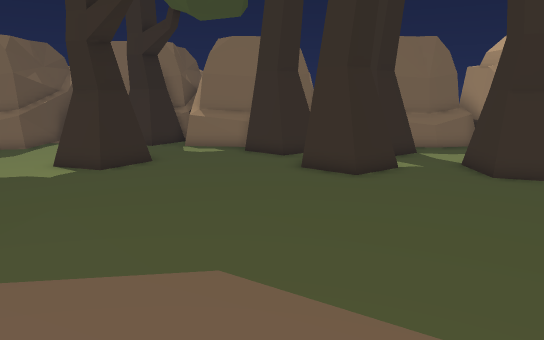
view 1 (above)

16 first-person views from a walk through a 3-D level made in the Unity game engine. The camera is 1.3 m above the floor, tilts 12° down and sees 70° across. The floor is counted in squares, 0.5 m on a side. Each view is taken from the middle of a square. On the plan, view 1 faces up. The plan holds only what a view shows up to about 20 squares ahead; the rest is blank. The place goes on beyond the plan. The player is left out. Some animated figures are not drawn.

view 2
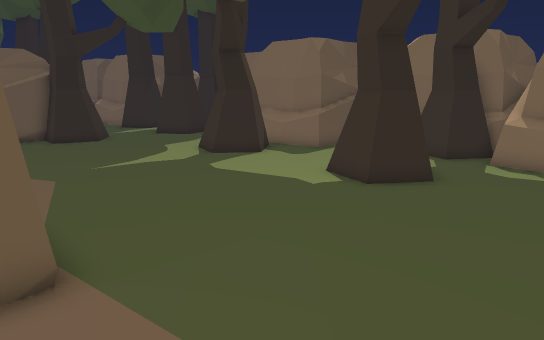

view 3
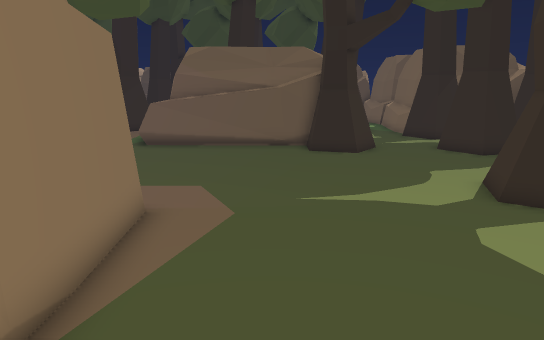

view 4
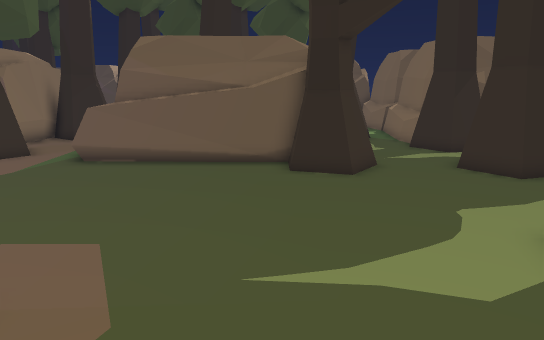

view 5
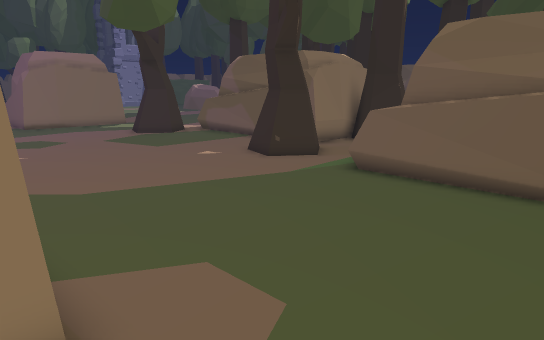

view 6
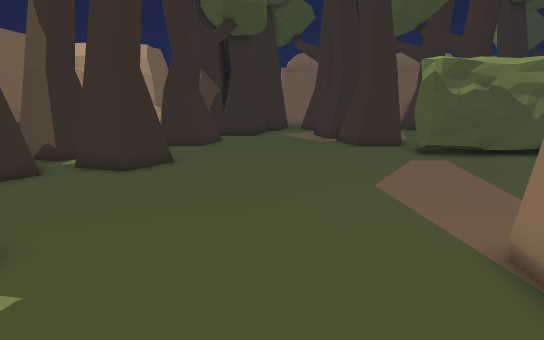

view 7
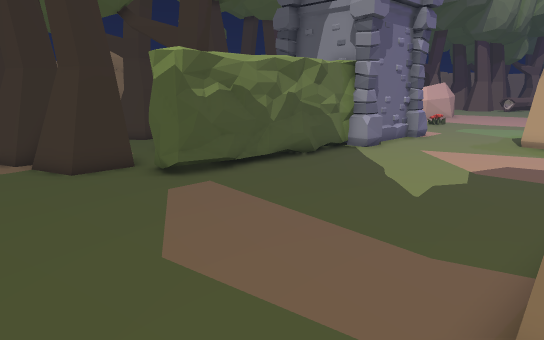

view 8
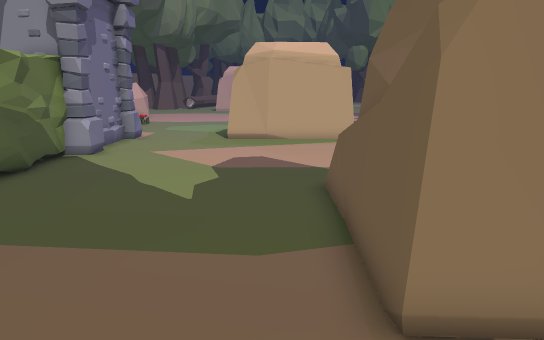

view 9
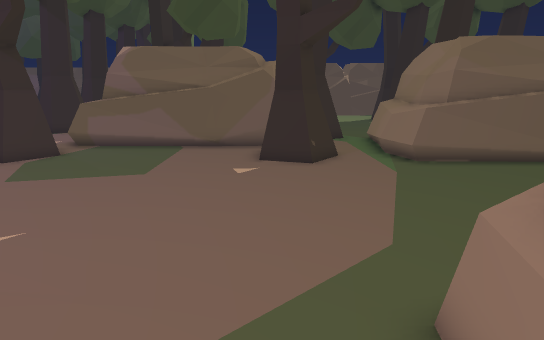

view 10
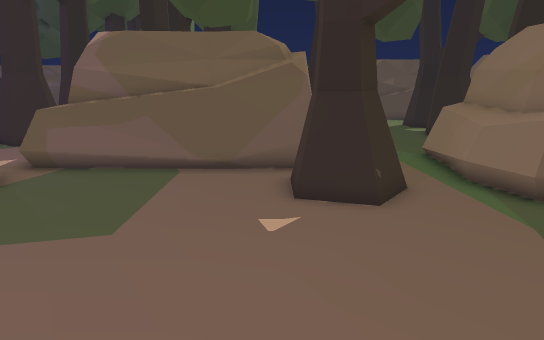

view 11
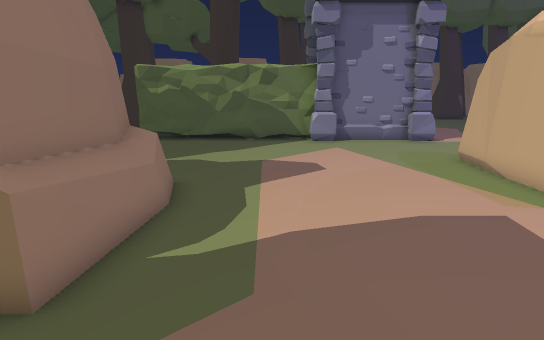

view 12
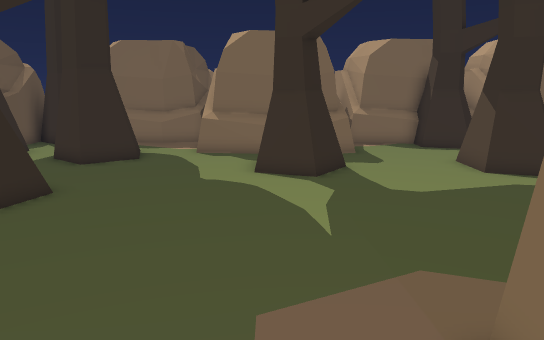

view 13
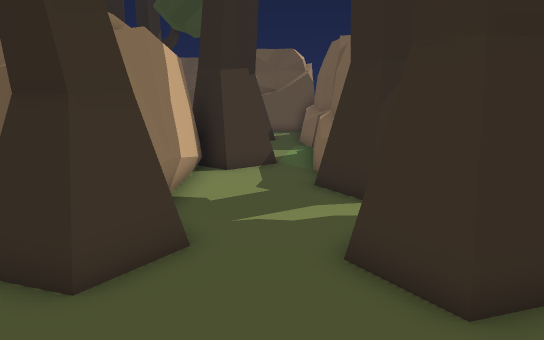

view 14
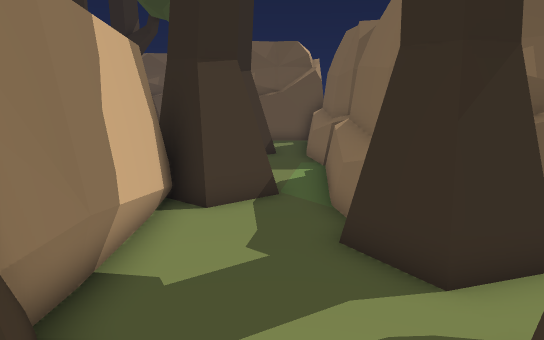

view 15
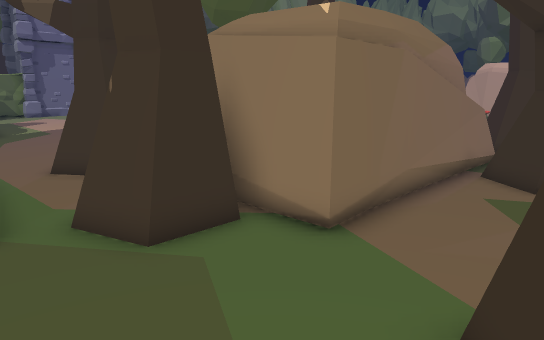

view 16
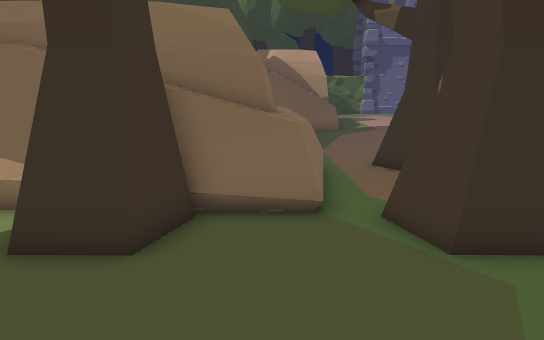

### Floor plan
Key: @ floor where view 1 was taken; # wall or solid block; . floor; R rock; T tree; O other object.
Columns run from 36 left of view 1 to 9 right of it. Each row starts with its distance up from view 1.
 20          RRTTT RRRRR    RRRRRRRRR            R
 19           RRTT  ...RR   RR..RRTTRRRR RR  RRRRR
 18          RR..   ...RRRRRRR...TTTRRRR  R RRRRRR
 17    R     R TT.  T..RRRRRRR.........    TT R..R
 16 RRRRRRRRRR #T.T TT.... ....... ....TTTTT#T...
 15 RRR RRRRR  TT.TTTT.... TT....T  ....T...TT...
 14 ......................TTT....TTT......T  ...
 13 .TT....TT.............TTT....TTT.....T#TT..TT
 12  TT    TT.............................TT...TT
 11        #TRRRRRTTT..........................TT
 10        TTRRRRR TT.............................
  9              RTTT.............................
  8         RR   RR...............................
  7       ..RR   RR...............................
  6  TT  .TTT    RR...............................
  5   T ..T TR   RR..............................T
  4     ..TTTRR  RR.........RRRRRRRR...........TTT
  3     ....RRRRRRR.........      RR..........TT T
  2 .   ....RRRRRRR.........      RR........OOOTT
  1     ....RRRRRRR.........     RR.........O  ..
  0    .....................     RR.....@...OO
 -1 T ....TTT...............RRRRRRR.........OO  TT
 -2 TT....T T...TTT.........RRRRR R.........OO  T
 -3 T.....TTTRR.TTT.........................OO  T
 -4  ...RRRRRRRRTTT.........................O
 -5  ...RRRRRRRR............................O
 -6   ..RR   RRR............................O
 -7   ..RR   RRR...........................#O
 -8   ..RR   RRR...........................#O
 -9   ..RR   RRR...........  ...............#
-10   TTRR   RRR..........    ..............#
-11   TTRR   RRR..........      ............#
-12   T RR    RR..........      RRRRRRR....##

Where each view was taken, in squares from view 1:
view 1: 0 up, 0 right, facing up
view 2: 3 up, 0 right, facing up-left
view 3: 7 up, 4 left, facing left
view 4: 8 up, 8 left, facing left
view 5: 8 up, 11 left, facing down-left
view 6: 8 up, 11 left, facing right
view 7: 8 up, 6 left, facing down-right
view 8: 8 up, 4 left, facing down
view 9: 4 down, 8 left, facing left
view 10: 5 down, 13 left, facing left
view 11: 5 down, 16 left, facing right
view 12: 1 up, 14 left, facing up
view 13: 13 up, 15 left, facing left
view 14: 13 up, 19 left, facing left
view 15: 2 up, 36 left, facing down-right
view 16: 2 up, 36 left, facing right
